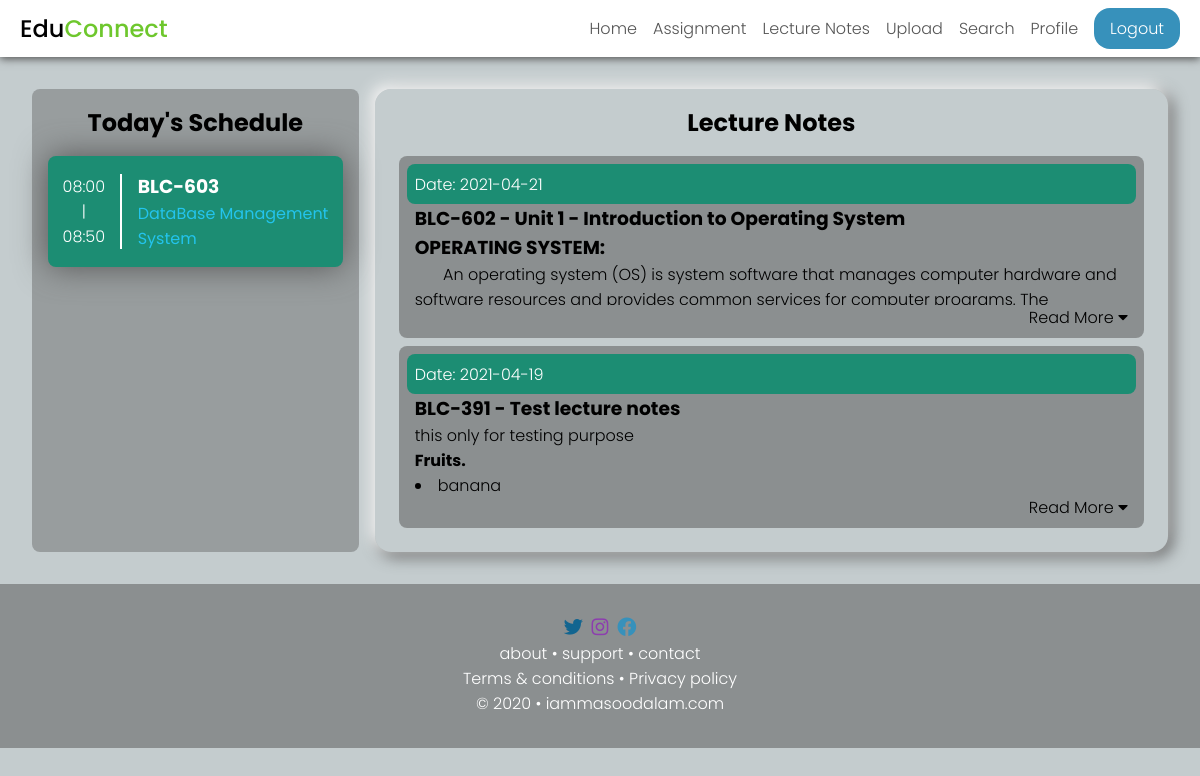
/lecture.php (signed in), run on an earlier commit of the app's database.
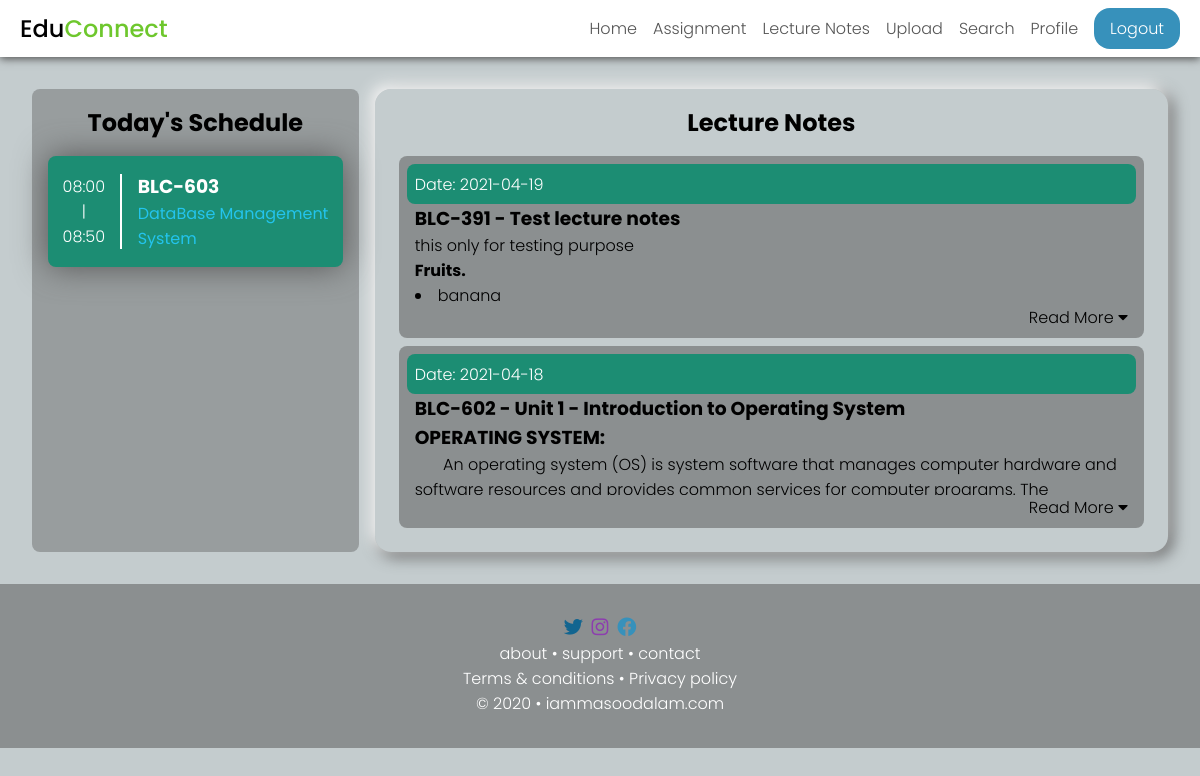
And on a later commit of the database.
### tables this page shows
CREATE TABLE `schedulepro` (
  `professorId` varchar(20) NOT NULL,
  `evenOdd` tinyint(4) NOT NULL,
  `day` tinyint(4) NOT NULL,
  `1st` varchar(20) DEFAULT NULL,
  `2nd` varchar(20) DEFAULT NULL,
  `3rd` varchar(20) DEFAULT NULL,
  `4th` varchar(20) DEFAULT NULL,
  `5th` varchar(20) DEFAULT NULL,
  `6th` varchar(20) DEFAULT NULL,
  `7th` varchar(20) DEFAULT NULL,
  `8th` varchar(20) DEFAULT NULL,
  `9th` varchar(20) DEFAULT NULL,
  PRIMARY KEY (`professorId`,`evenOdd`,`day`),
  KEY `1st` (`1st`),
  KEY `2nd` (`2nd`),
  KEY `3rd` (`3rd`),
  KEY `4th` (`4th`),
  KEY `5th` (`5th`),
  KEY `6th` (`6th`),
  KEY `7th` (`7th`),
  KEY `8th` (`8th`),
  KEY `9th` (`9th`),
  CONSTRAINT `schedulepro_ibfk_1` FOREIGN KEY (`professorId`) REFERENCES `professor` (`professorId`) ON DELETE CASCADE ON UPDATE CASCADE,
  CONSTRAINT `schedulepro_ibfk_2` FOREIGN KEY (`2nd`) REFERENCES `course` (`coursecode`) ON DELETE SET NULL ON UPDATE CASCADE,
  CONSTRAINT `schedulepro_ibfk_3` FOREIGN KEY (`3rd`) REFERENCES `course` (`coursecode`) ON DELETE SET NULL ON UPDATE CASCADE,
  CONSTRAINT `schedulepro_ibfk_4` FOREIGN KEY (`4th`) REFERENCES `course` (`coursecode`) ON DELETE SET NULL ON UPDATE CASCADE,
  CONSTRAINT `schedulepro_ibfk_5` FOREIGN KEY (`5th`) REFERENCES `course` (`coursecode`) ON DELETE SET NULL ON UPDATE CASCADE,
  CONSTRAINT `schedulepro_ibfk_6` FOREIGN KEY (`6th`) REFERENCES `course` (`coursecode`) ON DELETE SET NULL ON UPDATE CASCADE,
  CONSTRAINT `schedulepro_ibfk_7` FOREIGN KEY (`7th`) REFERENCES `course` (`coursecode`) ON DELETE SET NULL ON UPDATE CASCADE,
  CONSTRAINT `schedulepro_ibfk_8` FOREIGN KEY (`8th`) REFERENCES `course` (`coursecode`) ON DELETE SET NULL ON UPDATE CASCADE,
  CONSTRAINT `schedulepro_ibfk_9` FOREIGN KEY (`9th`) REFERENCES `course` (`coursecode`) ON DELETE SET NULL ON UPDATE CASCADE
);

CREATE TABLE `course` (
  `coursecode` varchar(20) NOT NULL,
  `coursename` varchar(63) NOT NULL,
  `course_type` varchar(15) NOT NULL,
  `branchid` int(11) NOT NULL,
  `semester` int(11) NOT NULL,
  PRIMARY KEY (`coursecode`),
  KEY `branchid` (`branchid`),
  KEY `semester` (`semester`),
  CONSTRAINT `course_ibfk_1` FOREIGN KEY (`branchid`) REFERENCES `branch` (`branchId`),
  CONSTRAINT `course_ibfk_2` FOREIGN KEY (`semester`) REFERENCES `semester` (`semesterId`)
);

CREATE TABLE `lecturenotes` (
  `lectureId` int(11) NOT NULL AUTO_INCREMENT,
  `coursecode` varchar(20) NOT NULL,
  `title` tinytext NOT NULL,
  `data` text DEFAULT NULL,
  `provideddate` date NOT NULL,
  `providedBy` varchar(20) NOT NULL,
  `attachment` tinyint(1) DEFAULT NULL,
  PRIMARY KEY (`lectureId`),
  KEY `coursecode` (`coursecode`),
  KEY `providedBy` (`providedBy`),
  CONSTRAINT `lecturenotes_ibfk_1` FOREIGN KEY (`coursecode`) REFERENCES `course` (`coursecode`),
  CONSTRAINT `lecturenotes_ibfk_2` FOREIGN KEY (`providedBy`) REFERENCES `professor` (`professorId`)
);

### lecture.php (the view, shortened to what the changed rows need)
<?php
require_once "./includes/header.inc.php";
require_once "./includes/connection.inc.php";
?>
<main id="home">
  <?php include "./includes/schedule-section.inc.php";
  if($_SESSION['userType'] == 'student'){
    ?>
    <div id="home-student">
      <div id="lectureNotes">
        <h2>Lecture Notes</h2>
        <?php
          $sqlLectureNotes = "SELECT * FROM lecturenotes WHERE coursecode IN (SELECT coursecode FROM course WHERE branchId = ? AND semester = ? ) ORDER BY provideddate DESC";
          $stmtLectureNotes = $mysqli->prepare($sqlLectureNotes);
          $stmtLectureNotes->bind_param("ii", $_SESSION['branch'], $_SESSION['semester']);
          $stmtLectureNotes->execute();
          if($result = $stmtLectureNotes->get_result()){
            if($result->num_rows > 0){
              while($row = $result->fetch_assoc()){
                ?>
                <div class="card">
                  <div class="card-head">
                    <div class="provided">Date: <?= $row['provideddate']; ?></div>
                  </div>
                  <h3><?=$row['coursecode'] . " - " . $row['title'] ?></h3>
                  <div class="card-data">
                    <?= $row['data'] ?>
                    <?php
                    if($row['attachment'] == 1){
                      $dir = "./asset/attachments/";
                      $list = scandir($dir);
                      $fileName = "/lectureNote" . $row['lectureId'] . "/i";
                      foreach ($list as $value) {
                        if(preg_match($fileName, $value)){
                          $fileName = $value;
                          break;
                        }
                      }
                      ?>
                      <hr>
                      <a href="./asset/attachments/<?= $fileName ?>" id="attachment" target="_blank"> <i class="fas fa-file"></i>  Attachment</a>
                      <?php
                    }
                    ?>
                  </div>
                  <p class="read-more">Read More <i class="fas fa-caret-down"></i></p>
                </div>
                <?php
              }
            }
          }
        ?>
      </div>
    </div>
    <?php
  } else {
    ?>
    <div id="home-professor">
      <div id="lectureNotes">
        <h2>Lecture Notes</h2>
        <?php
          $sqlLectureNotes = "SELECT * FROM lecturenotes WHERE providedBy = ? ORDER BY provideddate DESC";
          $stmtLectureNotes = $mysqli->prepare($sqlLectureNotes);
          $stmtLectureNotes->bind_param("s", $_SESSION['professorId']);
          $stmtLectureNotes->execute();
          if($result = $stmtLectureNotes->get_result()){
            if($result->num_rows > 0){
              while($row = $result->fetch_assoc()){
                ?>
                <div class="card">
                  <div class="card-head">
                    <div class="provided">Date: <?= $row['provideddate']; ?></div>
                  </div>
                  <h3><?=$row['coursecode'] . " - " . $row['title'] ?></h3>
                  <div class="card-data">
                    <?= $row['data'] ?>
                  </div>
                  <p class="read-more">Read More <i class="fas fa-caret-down"></i></p>
                </div>
                <?php
              }
            } else{
              ?>
              <div class="card">
                <h3>Not uploaded any lecture notes</h3>
              </div>
              <?php
            }
          }
        ?>
      </div>
    </div>
    <?php
  }
  ?>
</main>
<?php include "./includes/footer.inc.php"; ?>

### includes/schedule-section.inc.php (shortened to what the changed rows need)
<div id="schedule-section">
    <h2 class="heading">Today's Schedule</h2>
    <div id="time-table">
      <?php
      $day = date('w');
      if($day > 0 && $day < 7){
        if($_SESSION['userType'] == "student"){
          $scheduleQuery = "SELECT * FROM `schedule` WHERE `branchId` = $_SESSION[branch] AND `semesterId` = $_SESSION[semester] AND `day` = $day";
          $scheduleResult = $mysqli->query($scheduleQuery);
          $schedule = $scheduleResult->fetch_assoc();
          foreach ($schedule as $key => $value) {
            if($value != null && !is_numeric($value)){
              ?><div class="period"><div class="time"><?php
              switch ($key) {
                case '1st':
                  echo "08:00<br>|<br>08:50";
                  break;
                case '2nd':
                  echo "08:50<br>|<br>09:40";
                  break;
                case '3rd':
                  echo "09:40<br>|<br>10:30";
                  break;
                case '4th':
                  echo "10:30<br>|<br>11:20";
                  break;
                case '5th':
                  echo "11:20<br>|<br>12:10";
                  break;
                case '6th':
                  echo "12:10<br>|<br>13:00";
                  break;
                case '7th':
                  echo "14:00<br>|<br>14:50";
                  break;
                case '8th':
                  echo "15:50<br>|<br>15:40";
                  break;
                case '9th':
                  echo "16:40<br>|<br>16:30";
                  break;
                default:
                  echo "Free";
                  break;
              }
              ?></div><div class="subject"><?php
              echo "<h3>" . $value . "</h3>";
              $subjectQuery = "SELECT coursename FROM `course` WHERE `coursecode` = ?";
              $subjectStmt = $mysqli->prepare($subjectQuery);
              $subjectStmt->bind_param("s", $value);
              $subjectStmt->execute();
              $subjectResult = $subjectStmt->get_result();
              $subject = $subjectResult->fetch_assoc();
              echo "<div class=\"subject-name\">" . $subject['coursename'] . "</div>";
              $professorQuery = "SELECT * FROM professorteaches LEFT JOIN professor ON professorteaches.professorId = professor.professorId WHERE professorteaches.coursecode = ?";
              $professorStmt = $mysqli->prepare($professorQuery);
              $professorStmt->bind_param("s", $value);
              $professorStmt->execute();
              $professorResult = $professorStmt->get_result();
              while($professorRow = $professorResult->fetch_assoc()){
                echo "<div class=\"professor-name\">Mr. " . $professorRow['name']. "</div>";
              }
              echo "</div></div>";
            }
          }
        } else if($_SESSION['userType'] == 'professor'){
          if(date("m") < 6) {
            $evenOdd = 0;
          } else {
            $evenOdd = 1;
          }
          $scheduleQuery = "SELECT * FROM `schedulepro` WHERE `professorId` = ? AND `evenOdd` = ? AND `day` = ?";
          $scheduleStmt = $mysqli->prepare($scheduleQuery);
          $scheduleStmt->bind_param("iii", $_SESSION['professorId'], $evenOdd, $day);
          $scheduleStmt->execute();
          $scheduleResult = $scheduleStmt->get_result();
          if($scheduleResult->num_rows > 0){
            $schedule = $scheduleResult->fetch_assoc();
            foreach ($schedule as $key => $value) {
              if($value != null && !is_numeric($value)){
                ?><div class="period"><div class="time"><?php
                switch ($key) {
                  case '1st':
                    echo "08:00<br>|<br>08:50";
                    break;
                }
                ?></div><div class="subject"><?php
                echo "<h3>" . $value . "</h3>";
                $subjectQuery = "SELECT coursename FROM `course` WHERE `coursecode` = ?";
                $subjectStmt = $mysqli->prepare($subjectQuery);
                $subjectStmt->bind_param("s", $value);
                $subjectStmt->execute();
                $subjectResult = $subjectStmt->get_result();
                $subject = $subjectResult->fetch_assoc();
                echo "<div class=\"subject-name\">" . $subject['coursename'] . "</div>";
                echo "</div></div>";
              }
            }
          }
          else {
            echo "<div class='holiday'> Not Scheduled </div>";
          }
        }
      }
      else{
        echo "<div class= 'holiday'>Holiday</div>";
      }
      ?>
    </div>
  </div>

What changed in the data, as far as the page shows it:
shown differently, row unchanged: lecturenotes "BLC-391": moves up the list
changed lecturenotes "BLC-602": provideddate "2021-04-21" → "2021-04-18"
